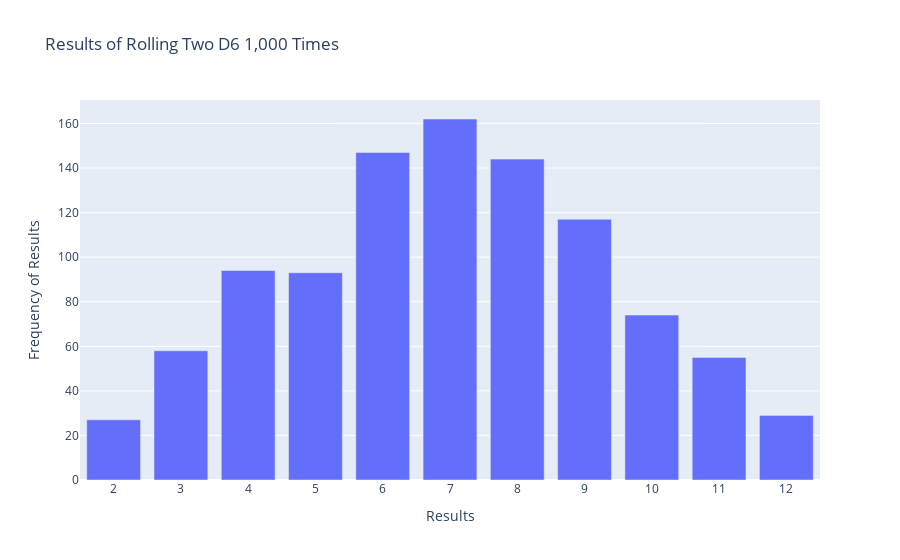

The code cell stored with this chart in its notebook:
### Code cell
#进一步绘制
import plotly.express as px

from die import Die

#创建两个D6
die_1 = Die()
die_2 = Die()

#掷几次骰子并将结果存储在一个列表中
results = []
for roll_num in range(1000):
    result = die_1.roll() + die_2.roll()
    results.append(result)

#分析结果
frequencies = []
max_result = die_1.num_sides + die_2.num_sides
poss_results = range(2, max_result+1)
for value in poss_results:
    frequency = results.count(value)
    frequencies.append(frequency)

#对结果进行可视化
title = "Results of Rolling Two D6 1,000 Times"
labels = {'x': 'Results', 'y': 'Frequency of Results'}
fig = px.bar(x=poss_results, y=frequencies, title=title, labels=labels)

#进一步定制图形
fig.update_layout(xaxis_dtick=1)#刻度标记间隔为 1

fig.show()

### Figure 1 — Plotly figure (JSON) as saved in the notebook; plotly's stock layout.template omitted (floating-point values rounded to 4 significant figures)
{"data": [{"alignmentgroup": "True", "hovertemplate": "Results=%{x}<br>Frequency of Results=%{y}<extra></extra>", "legendgroup": "", "marker": {"color": "#636efa", "pattern": {"shape": ""}}, "name": "", "offsetgroup": "", "orientation": "v", "showlegend": false, "textposition": "auto", "type": "bar", "x": [2, 3, 4, 5, 6, 7, 8, 9, 10, 11, 12], "xaxis": "x", "y": [27, 58, 94, 93, 147, 162, 144, 117, 74, 55, 29], "yaxis": "y"}], "layout": {"autosize": true, "barmode": "relative", "legend": {"tracegroupgap": 0}, "title": {"text": "Results of Rolling Two D6 1,000 Times"}, "xaxis": {"anchor": "y", "autorange": true, "domain": [0, 1], "dtick": 1, "range": [1.5, 12.5], "title": {"text": "Results"}, "type": "linear"}, "yaxis": {"anchor": "x", "autorange": true, "domain": [0, 1], "range": [0, 170.5], "title": {"text": "Frequency of Results"}, "type": "linear"}}}
